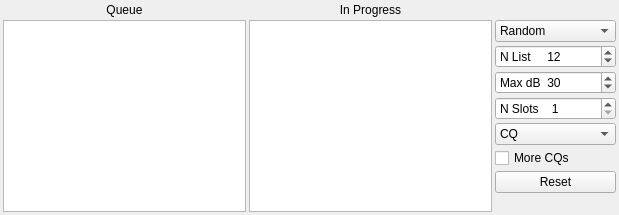
               <widget class="QWidget" name="tab_3">
                <attribute name="title">
                 <string>2</string>
                </attribute>
                <layout class="QGridLayout" name="gridLayout_11">
                 <property name="leftMargin">
                  <number>3</number>
                 </property>
                 <property name="topMargin">
                  <number>3</number>
                 </property>
                 <property name="rightMargin">
                  <number>3</number>
                 </property>
                 <property name="bottomMargin">
                  <number>3</number>
                 </property>
                 <property name="horizontalSpacing">
                  <number>3</number>
                 </property>
                 <property name="verticalSpacing">
                  <number>4</number>
                 </property>
                 <item row="0" column="1">
                  <layout class="QGridLayout" name="gridLayout_12" columnstretch="2,2,1">
                   <property name="spacing">
                    <number>3</number>
                   </property>
                   <item row="3" column="2">
                    <widget class="QSpinBox" name="sbMax_dB">
                     <property name="sizePolicy">
                      <sizepolicy hsizetype="Expanding" vsizetype="Fixed">
                       <horstretch>0</horstretch>
                       <verstretch>0</verstretch>
                      </sizepolicy>
                     </property>
                     <property name="maximumSize">
                      <size>
                       <width>16777215</width>
                       <height>16777215</height>
                      </size>
                     </property>
                     <property name="prefix">
                      <string>Max dB  </string>
                     </property>
                     <property name="minimum">
                      <number>-15</number>
                     </property>
                     <property name="maximum">
                      <number>70</number>
                     </property>
                     <property name="value">
                      <number>30</number>
                     </property>
                    </widget>
                   </item>
                   <item row="2" column="2">
                    <widget class="QSpinBox" name="sbNlist">
                     <property name="sizePolicy">
                      <sizepolicy hsizetype="Expanding" vsizetype="Fixed">
                       <horstretch>0</horstretch>
                       <verstretch>0</verstretch>
                      </sizepolicy>
                     </property>
                     <property name="maximumSize">
                      <size>
                       <width>16777215</width>
                       <height>16777215</height>
                      </size>
                     </property>
                     <property name="prefix">
                      <string>N List     </string>
                     </property>
                     <property name="minimum">
                      <number>5</number>
                     </property>
                     <property name="maximum">
                      <number>100</number>
                     </property>
                     <property name="value">
                      <number>12</number>
                     </property>
                    </widget>
                   </item>
                   <item row="7" column="2">
                    <widget class="QPushButton" name="pbFoxReset">
                     <property name="text">
                      <string>Reset</string>
                     </property>
                    </widget>
                   </item>
                   <item row="0" column="1">
                    <widget class="QLabel" name="label_inProcess">
                     <property name="text">
                      <string>In Progress</string>
                     </property>
                     <property name="alignment">
                      <set>Qt::AlignCenter</set>
                     </property>
                    </widget>
                   </item>
                   <item row="1" column="2">
                    <widget class="QComboBox" name="comboBoxHoundSort">
                     <property name="sizePolicy">
                      <sizepolicy hsizetype="Expanding" vsizetype="Fixed">
                       <horstretch>0</horstretch>
                       <verstretch>0</verstretch>
                      </sizepolicy>
                     </property>
                     <property name="maximumSize">
                      <size>
                       <width>16777215</width>
                       <height>16777215</height>
                      </size>
                     </property>
                     <property name="currentText">
                      <string>Random</string>
                     </property>
                     <property name="maxVisibleItems">
                      <number>5</number>
                     </property>
                     <item>
                      <property name="text">
                       <string>Random</string>
                      </property>
                     </item>
                     <item>
                      <property name="text">
                       <string>Call</string>
                      </property>
                     </item>
                     <item>
                      <property name="text">
                       <string>Grid</string>
                      </property>
                     </item>
                     <item>
                      <property name="text">
                       <string>S/N (dB)</string>
                      </property>
                     </item>
                     <item>
                      <property name="text">
                       <string>Distance</string>
                      </property>
                     </item>
                    </widget>
                   </item>
                   <item row="4" column="2">
                    <widget class="QSpinBox" name="sbNslots">
                     <property name="sizePolicy">
                      <sizepolicy hsizetype="Expanding" vsizetype="Fixed">
                       <horstretch>0</horstretch>
                       <verstretch>0</verstretch>
                      </sizepolicy>
                     </property>
                     <property name="maximumSize">
                      <size>
                       <width>16777215</width>
                       <height>16777215</height>
                      </size>
                     </property>
                     <property name="suffix">
                      <string/>
                     </property>
                     <property name="prefix">
                      <string>N Slots    </string>
                     </property>
                     <property name="minimum">
                      <number>1</number>
                     </property>
                     <property name="maximum">
                      <number>5</number>
                     </property>
                     <property name="value">
                      <number>1</number>
                     </property>
                     <property name="displayIntegerBase">
                      <number>10</number>
                     </property>
                    </widget>
                   </item>
                   <item row="5" column="2">
                    <widget class="QComboBox" name="comboBoxCQ">
                     <property name="currentText">
                      <string>CQ</string>
                     </property>
                     <item>
                      <property name="text">
                       <string>CQ</string>
                      </property>
                     </item>
                     <item>
                      <property name="text">
                       <string>CQ AF</string>
                      </property>
                     </item>
                     <item>
                      <property name="text">
                       <string>CQ AN</string>
                      </property>
                     </item>
                     <item>
                      <property name="text">
                       <string>CQ AS</string>
                      </property>
                     </item>
                     <item>
                      <property name="text">
                       <string>CQ EU</string>
                      </property>
                     </item>
                     <item>
                      <property name="text">
                       <string>CQ NA</string>
                      </property>
                     </item>
                     <item>
                      <property name="text">
                       <string>CQ OC</string>
                      </property>
                     </item>
                     <item>
                      <property name="text">
                       <string>CQ SA</string>
                      </property>
                     </item>
                     <item>
                      <property name="text">
                       <string>CQ 0</string>
                      </property>
                     </item>
                     <item>
                      <property name="text">
                       <string>CQ 1</string>
                      </property>
                     </item>
                     <item>
                      <property name="text">
                       <string>CQ 2</string>
                      </property>
                     </item>
                     <item>
                      <property name="text">
                       <string>CQ 3</string>
                      </property>
                     </item>
                     <item>
                      <property name="text">
                       <string>CQ 4</string>
                      </property>
                     </item>
                     <item>
                      <property name="text">
                       <string>CQ 5</string>
                      </property>
                     </item>
                     <item>
                      <property name="text">
                       <string>CQ 6</string>
                      </property>
                     </item>
                     <item>
                      <property name="text">
                       <string>CQ 7</string>
                      </property>
                     </item>
                     <item>
                      <property name="text">
                       <string>CQ 8</string>
                      </property>
                     </item>
                     <item>
                      <property name="text">
                       <string>CQ 9</string>
                      </property>
                     </item>
                    </widget>
                   </item>
                   <item row="6" column="2">
                    <widget class="QCheckBox" name="cbMoreCQs">
                     <property name="text">
                      <string>More CQs</string>
                     </property>
                    </widget>
                   </item>
                   <item row="0" column="0">
                    <widget class="QLabel" name="label_queue">
                     <property name="text">
                      <string>Queue</string>
                     </property>
                     <property name="alignment">
                      <set>Qt::AlignCenter</set>
                     </property>
                    </widget>
                   </item>
                   <item row="8" column="2">
                    <spacer name="verticalSpacer">
                     <property name="orientation">
                      <enum>Qt::Vertical</enum>
                     </property>
                     <property name="sizeHint" stdset="0">
                      <size>
                       <width>20</width>
                       <height>10</height>
                      </size>
                     </property>
                    </spacer>
                   </item>
                   <item row="1" column="1" rowspan="8">
                    <widget class="DisplayText" name="foxTxListTextBrowser">
                     <property name="sizePolicy">
                      <sizepolicy hsizetype="Expanding" vsizetype="Expanding">
                       <horstretch>0</horstretch>
                       <verstretch>0</verstretch>
                      </sizepolicy>
                     </property>
                     <property name="minimumSize">
                      <size>
                       <width>60</width>
                       <height>0</height>
                      </size>
                     </property>
                    </widget>
                   </item>
                   <item row="1" column="0" rowspan="8">
                    <widget class="DisplayText" name="houndQueueTextBrowser">
                     <property name="sizePolicy">
                      <sizepolicy hsizetype="Expanding" vsizetype="Expanding">
                       <horstretch>0</horstretch>
                       <verstretch>0</verstretch>
                      </sizepolicy>
                     </property>
                     <property name="minimumSize">
                      <size>
                       <width>60</width>
                       <height>0</height>
                      </size>
                     </property>
                     <property name="maximumSize">
                      <size>
                       <width>16777215</width>
                       <height>16777215</height>
                      </size>
                     </property>
                    </widget>
                   </item>
                  </layout>
                 </item>
                </layout>
               </widget>
